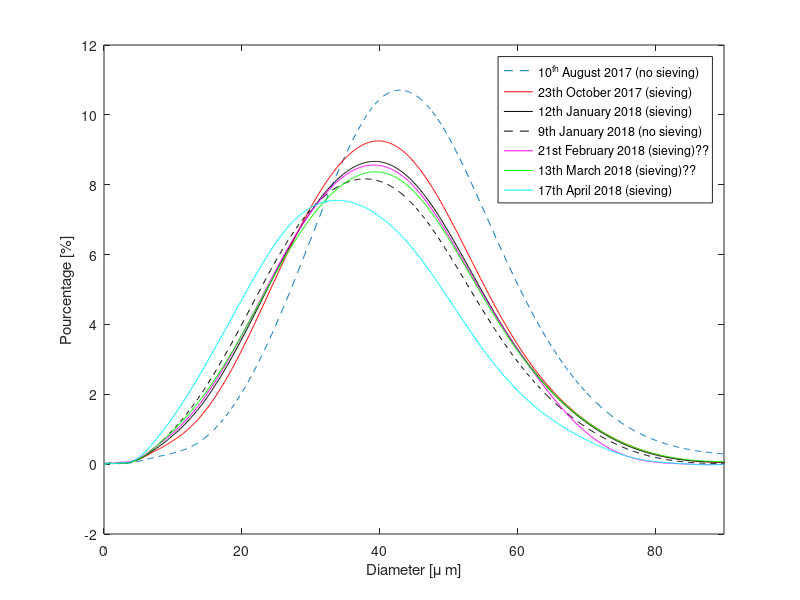

MATLAB code to generate this figure:
%%%%%%%%%%%%%%%%%%%%%%%
%% Memoire - granulom�trie %%
%%%%%%%%%%%%%%%%%%%%%%%
%% Script affichant les graphes de distributions de granulom�trie
close all

%10 aout 2017 (pas de tamisage)
P0=[0, 0.0003736111111,0.004963888889,0.01472222222,0.023,0.028,0.03036111111,...
    0.03036111111,0.02872222222,0.02580555556,0.02252777778,...
    0.01944444444,0.01616666667,0.01416666667,0.01336111111,...
    0.01416666667,0.01644444444,0.02108333333,0.02816666667,...
    0.03788888889,0.05116666667,0.06852777778,0.08852777778,...
    0.11,0.14,0.1644444444,0.1944444444,0.23,0.2636111111,0.3044444444,...
    0.3580555556,0.4280555556,0.5352777778,0.6961111111,0.9261111111,...
    1.251388889,1.695833333,2.281111111,3.038333333,3.983611111,...
    5.132777778,6.471111111,7.928611111,9.331666667,10.4,10.69166667,...
    10.01833333,8.349444444,6.101944444,3.884444444,2.139722222,1.022222222,...
    0.4611111111,0.27,0.2472222222,0.2155555556,0.08922222222,0.0078];

D0=[0 0.721,0.791,0.868,0.953,1.047,1.149,1.261,1.385,...
    1.52,1.668,1.832,2.011,2.207,2.423,2.66,2.92,3.205,3.519,3.863,4.24,...
    4.655,5.11,5.61,6.158,6.76,7.421,8.147,8.943,9.817,10.78,11.83,12.99,...
    14.26,15.65,17.18,18.86,20.7,22.73,24.95,27.39,30.07,33.01,36.24,39.78,...
    43.67,47.94,52.62,57.77,63.41,69.61,76.42,83.89,92.09,101.1,111,121.8,133.7];

%23 octobre 2017 (+ tamisage)
P1=[0, 0.0003380555556,0.004525,0.01344444444,0.02152777778,0.02716666667,...
    0.03116666667,0.03308333333,0.03252777778,0.03052777778,0.02763888889,...
    0.02444444444,0.022,0.01980555556,0.01808333333,0.01808333333,0.01908333333,...
    0.02016666667,0.02252777778,0.02525,0.02980555556,0.03625,0.04625,...
    0.06088888889,0.08097222222,0.11,0.1463888889,0.1908333333,0.2408333333,...
    0.3072222222,0.3772222222,0.45,0.54,0.6480555556,0.7744444444,0.9352777778,...
    1.145277778,1.421666667,1.781666667,2.249722222,2.829722222,3.544166667,...
    4.386944444,5.337777778,6.354166667,7.371666667,8.285555556,8.973888889,...
    9.254166667,8.916944444,7.826111111,6.106944444,4.167777778,2.490277778,...
    1.289166667,0.5225,0.1352777778,0.0411,0.05972222222,0.07027777778,...
    0.03016666667,0.002422222222];

D1=[0, 0.496,0.545,0.598,0.656,0.721,0.791,0.868,0.953,1.047,1.149,1.261,1.385,...
    1.52,1.668,1.832,2.011,2.207,2.423,2.66,2.92,3.205,3.519,3.863,4.24,...
    4.655,5.11,5.61,6.158,6.76,7.421,8.147,8.943,9.817,10.78,11.83,12.99,...
    14.26,15.65,17.18,18.86,20.7,22.73,24.95,27.39,30.07,33.01,36.24,39.78,...
    43.67,47.94,52.62,57.77,63.41,69.61,76.42,83.89,92.09,101.1,111,121.8,133.7];

%12 janvier 2018 (+tamisage)

P2a=[0, 0.005363888889,0.01010833333,0.01627777778,0.02136111111,...
    0.02536111111,0.028,0.029,0.02891666667,0.02736111111,0.02563888889,...
    0.02236111111,0.02008333333,0.018,0.016,0.01572222222,0.01652777778,...
    0.01772222222,0.01980555556,0.02180555556,0.02444444444,0.02644444444,...
    0.02852777778,0.03152777778,0.03652777778,0.04497222222,0.05869444444,...
    0.07986111111,0.11,0.1480555556,0.2016666667,0.2644444444,0.3416666667,...
    0.4280555556,0.5288888889,0.6488888889,0.7933333333,0.9561111111,1.160555556,...
    1.413333333,1.720555556,2.113333333,2.586944444,3.165277778,3.848055556,...
    4.630833333,5.499166667,6.395555556,7.245,7.980555556,8.500833333,8.662777778,...
    8.304722222,7.305555556,5.747222222,3.976944444,2.4175,1.254444444,...
    0.4933333333,0.1267222222,0.05324722222,0.09388888889,0.1191666667,...
    0.05488888889,0.004802777778];

D2ap=[0 0.375,0.412,0.452,0.496,0.545,0.598,0.656,0.721,0.791,0.868,0.953,1.047,1.149,1.261,1.385,...
    1.52,1.668,1.832,2.011,2.207,2.423,2.66,2.92,3.205,3.519,3.863,4.24,...
    4.655,5.11,5.61,6.158,6.76,7.421,8.147,8.943,9.817,10.78,11.83,12.99,...
    14.26,15.65,17.18,18.86,20.7,22.73,24.95,27.39,30.07,33.01,36.24,39.78,...
    43.67,47.94,52.62,57.77,63.41,69.61,76.42,83.89,92.09,101.1,111,121.8,133.7];

%9 janvier 2018 (pas de tamisage)
P2p=[0, 0.005372222222,0.009902777778,0.016,0.02136111111,0.025,0.02763888889,...
    0.02863888889,0.028,0.02672222222,0.02463888889,0.022,0.01963888889,0.018,...
    0.017,0.01780555556,0.01944444444,0.02152777778,0.02472222222,0.02725,...
    0.02952777778,0.03125,0.03225,0.03325,0.03661111111,0.04233333333,...
    0.05405555556,0.07441666667,0.1044444444,0.15,0.2044444444,0.2772222222,...
    0.3672222222,0.48,0.6072222222,0.76,0.9408333333,1.15,1.402777778,1.7,...
    2.06,2.484444444,2.995277778,3.579722222,4.261388889,5.022222222,5.8275,...
    6.606666667,7.297777778,7.827222222,8.128333333,8.114166667,7.6625,...
    6.654444444,5.176388889,3.554444444,2.149722222,1.103888889,0.4,...
    0.07219444444,0.01770833333,0.04333333333,0.04694444444,0.01263888889,...
    0.0006138888889];

%13 mars 2018 (+tamisage)??
P4=[0 0.005277778,0.009952778,0.016083333,0.021083333,0.024888889,...
    0.027527778,0.028888889,0.028444444,0.027166667,0.025166667,0.022722222,...
    0.020722222,0.018916667,0.018,0.017555556,0.018638889,0.020638889,...
    0.022361111,0.024444444,0.025805556,0.02625,0.026611111,0.027611111,...
    0.030694444,0.037527778,0.049805556,0.070972222,0.104444444,0.15,0.21,...
    0.284444444,0.374444444,0.484444444,0.608055556,0.7525,0.916111111,...
    1.110555556,1.330555556,1.596944444,1.916944444,2.299722222,2.756944444,...
    3.306111111,3.948055556,4.679166667,5.476666667,6.292222222,7.061666667,...
    7.729166667,8.204722222,8.365555556,8.038055556,7.090555556,5.601111111,...
    3.906388889,2.405277778,1.278055556,0.522777778,0.148722222,0.065480556,...
    0.104722222,0.13,0.059222222,0.005272222];

D4=D2ap;

%21 f�vrier 2018 (+tamisage)??

P3 =[0 0.003608333,0.006666667,0.010666667,0.013996111,0.018905556,...
    0.025944444,0.030583333,0.033305556,0.03375,0.032083333,0.029222222,...
    0.026333333,0.023416667,0.022583333,0.023361111,0.026055556,0.031,...
    0.036944444,0.043083333,0.049055556,0.053583333,0.056583333,0.058972222,...
    0.062444444,0.068111111,0.079861111,0.099388889,0.130833333,0.172777778,...
    0.23,0.3,0.386388889,0.486388889,0.597222222,0.723611111,0.864444444,...
    1.036388889,1.246388889,1.501666667,1.821666667,2.221666667,2.698888889,...
    3.274444444,3.948055556,4.713611111,5.555555556,6.4175,7.226666667,...
    7.926666667,8.415833333,8.556666667,8.196388889,7.196388889,5.654444444,...
    3.9625,2.349166667,0.972777778,0.196944444,0.009380556 0 0];

D3 =[0 0.375,0.412,0.452,0.496,0.545,0.598,0.656,0.721,0.791,0.868,0.953,1.047,1.149,1.261,1.385,...
    1.52,1.668,1.832,2.011,2.207,2.423,2.66,2.92,3.205,3.519,3.863,4.24,...
    4.655,5.11,5.61,6.158,6.76,7.421,8.147,8.943,9.817,10.78,11.83,12.99,...
    14.26,15.65,17.18,18.86,20.7,22.73,24.95,27.39,30.07,33.01,36.24,39.78,...
    43.67,47.94,52.62,57.77,63.41,69.61,76.42,83.89 85 90];


%17 avril 2018 (+tamisage)
P5 =[0 0.0065,0.011916667,0.019861111,0.025703333,0.031180556,0.035405556,...
    0.038,0.03775,0.036416667,0.033083333,0.029027778,0.02525,0.021277778,...
    0.019305556,0.0185,0.019333333,0.021333333,0.024694444,0.027777778,...
    0.030222222,0.032666667,0.034194444,0.036083333,0.040888889,0.050333333,...
    0.067944444,0.096388889,0.140833333,0.200833333,0.286111111,0.389722222,...
    0.516944444,0.672222222,0.849444444,1.056666667,1.295555556,1.57,1.887222222,...
    2.254444444,2.677222222,3.160833333,3.699166667,4.301111111,4.955833333,...
    5.651666667,6.338333333,6.935,7.353611111,7.543055556,7.476944444,...
    7.120833333,6.431666667,5.346111111,3.965,2.593611111,1.513055556,...
    0.736388889,0.200833333,0.014 0 0];

D5=D3;

%Poudre neuve
PN = [0 0.006786111,0.012641667,0.020611111,0.027384444,0.031872222,...
    0.035944444,0.037805556,0.0375,0.035833333,0.032722222,0.028722222,...
    0.024361111,0.021194444,0.018583333,0.017416667,0.017083333,0.018833333,...
    0.02175,0.024583333,0.027666667,0.031305556,0.034472222,0.038916667,...
    0.045638889,0.055444444,0.071694444,0.096333333,0.13,0.176388889,...
    0.237222222,0.314444444,0.405277778,0.511666667,0.637222222,...
    0.781666667,0.948055556,1.146111111,1.378888889,1.6625,1.999722222,...
    2.407777778,2.901388889,3.471388889,4.138611111,4.880555556,5.666111111,...
    6.448055556,7.162777778,7.745833333,8.130555556,8.214444444,7.838055556,...
    6.876111111,5.387777778,3.721111111,2.242777778,1.131944444,0.375833333,...
    0.050555556,0.001530556];

DN = [0 0.375,0.412,0.452,0.496,0.545,0.598,0.656,0.721,0.791,0.868,0.953,1.047,1.149,1.261,1.385,...
    1.52,1.668,1.832,2.011,2.207,2.423,2.66,2.92,3.205,3.519,3.863,4.24,...
    4.655,5.11,5.61,6.158,6.76,7.421,8.147,8.943,9.817,10.78,11.83,12.99,...
    14.26,15.65,17.18,18.86,20.7,22.73,24.95,27.39,30.07,33.01,36.24,39.78,...
    43.67,47.94,52.62,57.77,63.41,69.61,76.42,83.89,92.09];   

%Poudre neuve �tuv�e � 80�C pendant 1h
PNE80= [0 0.003836111,0.007111111,0.011388889,0.015041944,0.018883333,...
    0.022916667,0.025638889,0.026805556,0.026611111,0.025694444,0.024333333,...
    0.022694444,0.021333333,0.021416667,0.022333333,0.024888889,0.027972222,...
    0.03225,0.036527778,0.039888889,0.042611111,0.044888889,0.047611111,0.05225,...
    0.060777778,0.075944444,0.098333333,0.134444444,0.184444444,0.244444444,0.3225,...
    0.416111111,0.524166667,0.646111111,0.790555556,0.951388889,1.145833333,...
    1.375833333,1.653055556,1.989444444,2.394722222,2.881111111,3.451944444,...
    4.103888889,4.838333333,5.623888889,6.398611111,7.108888889,7.698333333,...
    8.100555556,8.205277778,7.853611111,6.900833333,5.401666667,3.714166667,...
    2.235555556,1.142777778,0.412222222,0.0795,0.031488889,0.074166667,...
    0.081388889,0.023555556,0.001266667];


DNE= [0 0.375,0.412,0.452,0.496,0.545,0.598,0.656,0.721,0.791,0.868,0.953,1.047,1.149,1.261,1.385,...
    1.52,1.668,1.832,2.011,2.207,2.423,2.66,2.92,3.205,3.519,3.863,4.24,...
    4.655,5.11,5.61,6.158,6.76,7.421,8.147,8.943,9.817,10.78,11.83,12.99,...
    14.26,15.65,17.18,18.86,20.7,22.73,24.95,27.39,30.07,33.01,36.24,39.78,...
    43.67,47.94,52.62,57.77,63.41,69.61,76.42,83.89,92.09,101.1,111,121.8,133.7];


%Poudre neuve �tuv�e � 100�C pendant 1h
PNE100 = [0 0.004658333,0.008666667,0.014083333,0.018491389,0.022311111,...
    0.025972222,0.028638889,0.029111111,0.0285,0.026444444,0.023916667,...
    0.021666667,0.020222222,0.0195,0.020222222,0.023027778,0.026361111,...
    0.030805556,0.035055556,0.039305556,0.041944444,0.04475,0.047305556,...
    0.052222222,0.060055556,0.073888889,0.096138889,0.129166667,0.176388889,...
    0.236388889,0.312777778,0.405555556,0.511944444,0.634722222,0.775555556,...
    0.939166667,1.135555556,1.363611111,1.647222222,1.984444444,2.391666667,...
    2.876944444,3.451388889,4.112222222,4.850277778,5.640277778,6.4175,...
    7.131388889,7.723333333,8.123611111,8.239166667,7.881944444,6.915833333,...
    5.401388889,3.700555556,2.235833333,1.158333333,0.432777778,0.08375,...
    0.020080556,0.036944444,0.031666667,0.007722222,0.000388889];

xx=linspace(0,100,1000)
P0s = spline(D0,P0,xx);%10 aout 2017 (pas de tamisage)
P1s = spline(D1,P1,xx);%23 octobre 2017 (+ tamisage)
P2as = spline(D2ap,P2a,xx);%12 janvier 2018 (+tamisage)
P2ps = spline(D2ap,P2p,xx);%9 janvier 2018 (pas de tamisage)
P3s = spline(D3,P3,xx);%21 f�vrier 2018 (+tamisage)??
P4s = spline(D4,P4,xx);%13 mars 2018 (+tamisage)??
P5s = spline(D5,P5,xx);%17 avril 2018 (+tamisage)
PNs= spline(DN,PN,xx);%Poudre neuve
PNE80s = spline(DNE,PNE80,xx);%Poudre neuve �tuv�e � 80�C pendant 1h
PNE100s = spline(DNE,PNE100,xx);%Poudre neuve �tuv�e � 100�C pendant 1h
plot(xx,P0s,'--')
hold on
plot(xx,P1s,'r')
hold on
plot(xx,P2as,'k')
plot(xx,P2ps,'--k')
plot(xx,P3s,'m')
plot(xx,P4s,'g')
plot(xx,P5s,'c')
%plot(xx,PNs)
%plot(xx,PNE80s)
%plot(xx,PNE100s)
legend('10^{th} August 2017 (no sieving)','23{th} October 2017 (sieving)','12{th} January 2018 (sieving)','9{th} January 2018 (no sieving)','21{st} February 2018 (sieving)??','13{th} March 2018 (sieving)??','17{th} April 2018 (sieving)','Poudre neuve','Poudre neuve �tuv�e � 80�C','Poudre neuve �tuv�e � 100�C')%TOUT
xlabel('Diameter [\mu m]')
ylabel('Pourcentage [%]')
xlim([0 90])

% figure;
% plot(xx,PNs)
% hold on
% plot(xx,PNE80s)
% plot(xx,PNE100s)
% legend('Poudre neuve','Poudre neuve �tuv�e � 80�C','Poudre neuve �tuv�e � 100�C')%Neuve
% xlabel('Diam�tre [\mu m]')
% ylabel('Pourcentage [%]')
% xlim([0 90])

%figure;
%plot(xx,PNs)
%hold on
%plot(xx,PNE80s)
%plot(xx,PNE100s)
%plot(xx,P1s)
%plot(xx,P5s)
%legend('Poudre neuve','Poudre neuve �tuv�e � 80�C','Poudre neuve �tuv�e � 100�C', 'Batch du 23 octobre', 'Batch du 17 avril')%Comp
%xlabel('Diam�tre [\mu m]')
%ylabel('Pourcentage [%]')
%xlim([0 90])

